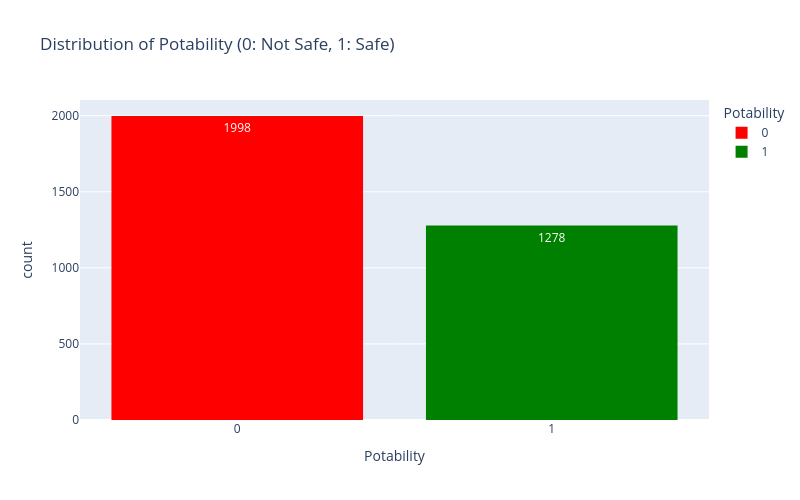

Here is the notebook cell this chart was saved with:
### Code cell
target_counts = df['Potability'].value_counts(normalize=True) * 100
print("--- CLASS DISTRIBUTION (%) ---")
print(target_counts.round(2))

fig_target = px.histogram(
    df, x='Potability', color='Potability',
    title='Distribution of Potability (0: Not Safe, 1: Safe)',
    color_discrete_map={0: 'red', 1: 'green'},
    text_auto=True,
    width=800, height=500)
fig_target.update_layout(xaxis_type='category')
fig_target.show()

### Figure 1 — Plotly figure (JSON) as saved in the notebook; plotly's stock layout.template omitted (floating-point values rounded to 4 significant figures; data arrays with more than 128 entries replaced by an {"elided": "..."} marker saying what was removed)
{"data": [{"bingroup": "x", "hovertemplate": "Potability=%{x}<br>count=%{y}<extra></extra>", "legendgroup": "0", "marker": {"color": "red", "pattern": {"shape": ""}}, "name": "0", "orientation": "v", "showlegend": true, "texttemplate": "%{value}", "type": "histogram", "x": {"elided": "1998 int values"}, "xaxis": "x", "yaxis": "y"}, {"bingroup": "x", "hovertemplate": "Potability=%{x}<br>count=%{y}<extra></extra>", "legendgroup": "1", "marker": {"color": "green", "pattern": {"shape": ""}}, "name": "1", "orientation": "v", "showlegend": true, "texttemplate": "%{value}", "type": "histogram", "x": {"elided": "1278 int values"}, "xaxis": "x", "yaxis": "y"}], "layout": {"barmode": "relative", "height": 500, "legend": {"title": {"text": "Potability"}, "tracegroupgap": 0}, "title": {"text": "Distribution of Potability (0: Not Safe, 1: Safe)"}, "width": 800, "xaxis": {"anchor": "y", "categoryarray": [0, 1], "categoryorder": "array", "domain": [0, 1], "title": {"text": "Potability"}, "type": "category"}, "yaxis": {"anchor": "x", "domain": [0, 1], "title": {"text": "count"}}}}
